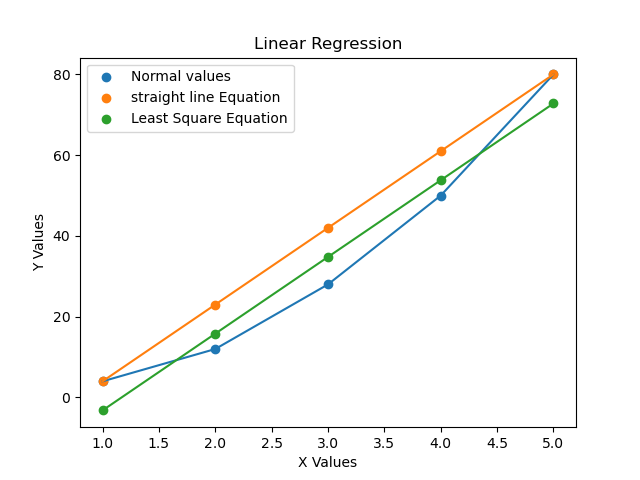

This chart was generated by the following Python code:
import numpy as np


x = np.array([[1],
                [2],
                [3],
                [4],
                [5]])

y = np.array([[4],
                [12],
                [28],
                [50],
                [80]])



class LinearRegression(object):

    def __init__(self, x, y):
        self.x = x
        self.y = y
        self.m = None
        self.b = None

    def finding_mandb(self):
        x1, x2  = self.x[0], self.x[-1]
        y1, y2  = self.y[0], self.y[-1]
        #Slope
        self.m = (y2-y1)/(x2-x1)
        #Bias
        #self.y0  = self.m[0]*self.x0 + (- self.m[0]*x1 + y1)
        self.b = - self.m[0]*x1 + y1
        return self.m[0], self.b[0]

    def finding_predicted(self):
        y0 = []

        for i in range(len(x)):
            y_pred = self.m[0]*self.x[i] + self.b[0]
            y0.append(y_pred)
        return y0
    
    def applying_lse(self):
        x_mean = np.mean(self.x)
        y_mean = np.mean(self.y)
        x_x_mean = []
        y_y_mean = []
        for i in range(len(self.x)):
            sep_mean = self.x[i] - x_mean
            x_x_mean.append(sep_mean)
            sep_mean_y = self.y[i] - y_mean
            y_y_mean.append(sep_mean_y)
        top = sum(np.array(y_y_mean)*np.array(x_x_mean))
        bot = sum(np.array(x_x_mean)**2)
        m = top/bot
        b = y_mean - m * x_mean

        y0_pre = []
        for i in range(len(x)):
            y_pred = m[0]*self.x[i] + b[0]
            y0_pre.append(y_pred)

        return y0_pre

    def mean_square_error(self, y, y_pred):
        error = (1/len(y)) * (sum(y_pred - y)**2)
        return error

obj = LinearRegression(x, y)
m, b = obj.finding_mandb()
y_pred = obj.finding_predicted()
y_pred_1 = obj.applying_lse()
print(y_pred_1)

error = obj.mean_square_error(y, y_pred_1)
print(error)

import matplotlib.pyplot as plt
plt.scatter(x, y, label="Normal values")
plt.plot(x, y)
plt.scatter(x, y_pred, label = "straight line Equation")
plt.plot(x, y_pred)
plt.scatter(x, y_pred_1, label = "Least Square Equation")
plt.plot(x, y_pred_1)
plt.legend(loc="upper left")
plt.title("Linear Regression")
plt.xlabel("X Values")
plt.ylabel("Y Values")
plt.savefig("LinearRegression.png")
plt.show()